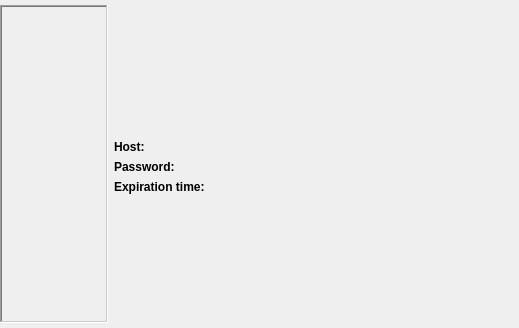
<ui version="4.0" >
 <class>PersonalInviteWidget</class>
 <widget class="QWidget" name="PersonalInviteWidget" >
  <property name="geometry" >
   <rect>
    <x>0</x>
    <y>0</y>
    <width>519</width>
    <height>328</height>
   </rect>
  </property>
  <property name="windowTitle" >
   <string/>
  </property>
  <layout class="QGridLayout" >
   <property name="margin" >
    <number>0</number>
   </property>
   <property name="spacing" >
    <number>6</number>
   </property>
   <item row="0" column="1" colspan="3" >
    <widget class="K3ActiveLabel" native="1" name="mainTextLabel" >
     <property name="sizePolicy" >
      <sizepolicy>
       <hsizetype>7</hsizetype>
       <vsizetype>1</vsizetype>
       <horstretch>0</horstretch>
       <verstretch>0</verstretch>
      </sizepolicy>
     </property>
     <property name="focusPolicy" >
      <enum>Qt::NoFocus</enum>
     </property>
    </widget>
   </item>
   <item row="1" column="2" >
    <spacer>
     <property name="orientation" >
      <enum>Qt::Vertical</enum>
     </property>
     <property name="sizeType" >
      <enum>QSizePolicy::Expanding</enum>
     </property>
     <property name="sizeHint" >
      <size>
       <width>20</width>
       <height>34</height>
      </size>
     </property>
    </spacer>
   </item>
   <item rowspan="6" row="0" column="0" >
    <widget class="QLabel" name="pixmapLabel" >
     <property name="sizePolicy" >
      <sizepolicy>
       <hsizetype>0</hsizetype>
       <vsizetype>0</vsizetype>
       <horstretch>0</horstretch>
       <verstretch>0</verstretch>
      </sizepolicy>
     </property>
     <property name="minimumSize" >
      <size>
       <width>108</width>
       <height>318</height>
      </size>
     </property>
     <property name="maximumSize" >
      <size>
       <width>108</width>
       <height>318</height>
      </size>
     </property>
     <property name="frameShape" >
      <enum>QFrame::WinPanel</enum>
     </property>
     <property name="frameShadow" >
      <enum>QFrame::Sunken</enum>
     </property>
     <property name="scaledContents" >
      <bool>true</bool>
     </property>
     <property name="wordWrap" >
      <bool>false</bool>
     </property>
    </widget>
   </item>
   <item row="5" column="2" >
    <spacer>
     <property name="orientation" >
      <enum>Qt::Vertical</enum>
     </property>
     <property name="sizeType" >
      <enum>QSizePolicy::Expanding</enum>
     </property>
     <property name="sizeHint" >
      <size>
       <width>20</width>
       <height>30</height>
      </size>
     </property>
    </spacer>
   </item>
   <item row="2" column="2" >
    <widget class="K3ActiveLabel" native="1" name="hostLabel" >
     <property name="sizePolicy" >
      <sizepolicy>
       <hsizetype>3</hsizetype>
       <vsizetype>1</vsizetype>
       <horstretch>0</horstretch>
       <verstretch>0</verstretch>
      </sizepolicy>
     </property>
     <property name="focusPolicy" >
      <enum>Qt::NoFocus</enum>
     </property>
    </widget>
   </item>
   <item row="3" column="1" >
    <widget class="QLabel" name="kActiveLabel6" >
     <property name="sizePolicy" >
      <sizepolicy>
       <hsizetype>3</hsizetype>
       <vsizetype>1</vsizetype>
       <horstretch>0</horstretch>
       <verstretch>0</verstretch>
      </sizepolicy>
     </property>
     <property name="text" >
      <string>&lt;b>Password:&lt;/b></string>
     </property>
     <property name="wordWrap" >
      <bool>false</bool>
     </property>
    </widget>
   </item>
   <item row="4" column="1" >
    <widget class="QLabel" name="kActiveLabel7" >
     <property name="sizePolicy" >
      <sizepolicy>
       <hsizetype>3</hsizetype>
       <vsizetype>1</vsizetype>
       <horstretch>0</horstretch>
       <verstretch>0</verstretch>
      </sizepolicy>
     </property>
     <property name="text" >
      <string>&lt;b>Expiration time:&lt;/b></string>
     </property>
     <property name="wordWrap" >
      <bool>false</bool>
     </property>
    </widget>
   </item>
   <item row="3" column="2" >
    <widget class="K3ActiveLabel" native="1" name="passwordLabel" >
     <property name="sizePolicy" >
      <sizepolicy>
       <hsizetype>3</hsizetype>
       <vsizetype>1</vsizetype>
       <horstretch>0</horstretch>
       <verstretch>0</verstretch>
      </sizepolicy>
     </property>
     <property name="focusPolicy" >
      <enum>Qt::NoFocus</enum>
     </property>
    </widget>
   </item>
   <item row="4" column="2" >
    <widget class="K3ActiveLabel" native="1" name="expirationLabel" >
     <property name="sizePolicy" >
      <sizepolicy>
       <hsizetype>3</hsizetype>
       <vsizetype>1</vsizetype>
       <horstretch>0</horstretch>
       <verstretch>0</verstretch>
      </sizepolicy>
     </property>
     <property name="focusPolicy" >
      <enum>Qt::NoFocus</enum>
     </property>
    </widget>
   </item>
   <item row="2" column="1" >
    <widget class="QLabel" name="kActiveLabel5" >
     <property name="sizePolicy" >
      <sizepolicy>
       <hsizetype>3</hsizetype>
       <vsizetype>1</vsizetype>
       <horstretch>0</horstretch>
       <verstretch>0</verstretch>
      </sizepolicy>
     </property>
     <property name="text" >
      <string>&lt;b>Host:&lt;/b></string>
     </property>
     <property name="wordWrap" >
      <bool>false</bool>
     </property>
    </widget>
   </item>
   <item row="2" column="3" >
    <widget class="K3ActiveLabel" native="1" name="hostHelpLabel" >
     <property name="sizePolicy" >
      <sizepolicy>
       <hsizetype>3</hsizetype>
       <vsizetype>1</vsizetype>
       <horstretch>0</horstretch>
       <verstretch>0</verstretch>
      </sizepolicy>
     </property>
    </widget>
   </item>
  </layout>
 </widget>
 <layoutdefault spacing="6" margin="11" />
 <layoutfunction spacing="KDialog::spacingHint" margin="KDialog::marginHint" />
 <pixmapfunction>qPixmapFromMimeSource</pixmapfunction>
 <customwidgets>
  <customwidget>
   <class>K3ActiveLabel</class>
   <extends>QWidget</extends>
   <header>k3activelabel.h</header>
   <container>1</container>
  </customwidget>
 </customwidgets>
 <resources/>
 <connections/>
</ui>
